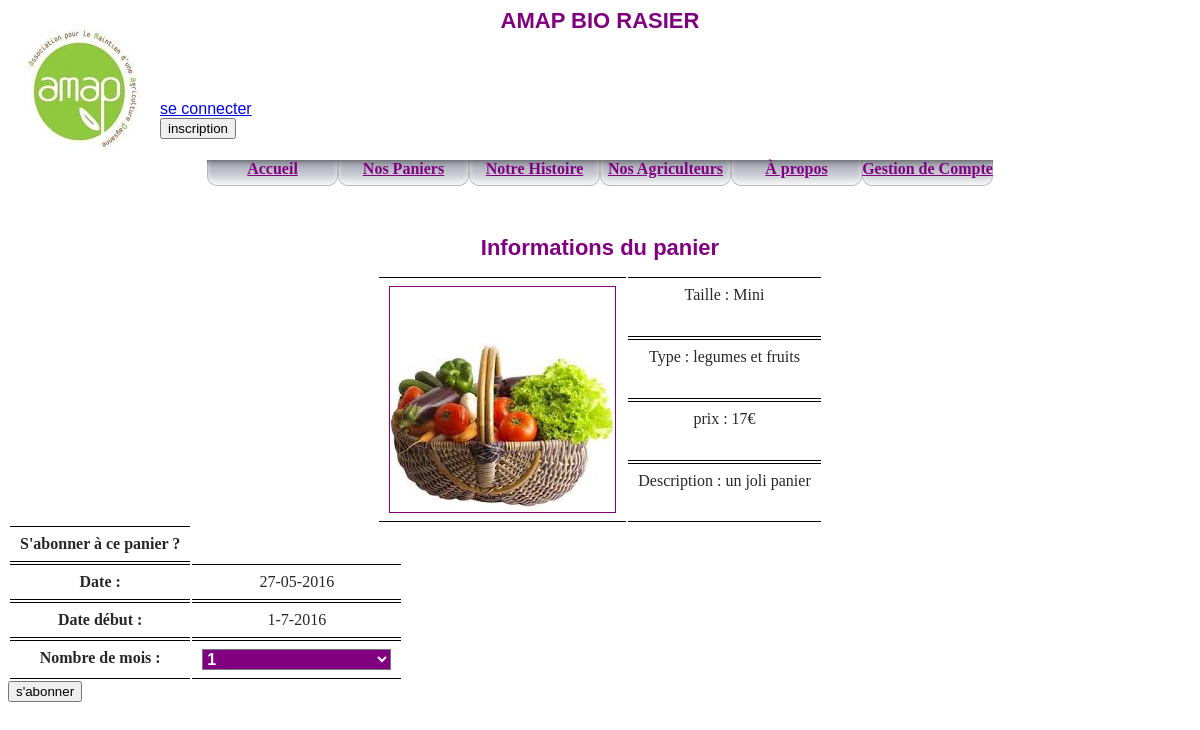
The page /index.php?section=detailpanier&idpanier=4 on the database its author committed.
### tables this page shows
CREATE TABLE IF NOT EXISTS `panier` (
  `idPanier` int(11) NOT NULL AUTO_INCREMENT,
  `descriptionPanier` varchar(150) NOT NULL,
  `idType` int(11) NOT NULL,
  `idTaille` int(11) NOT NULL,
  `prix` float NOT NULL,
  `image` varchar(100) NOT NULL,
  PRIMARY KEY (`idPanier`)
);

CREATE TABLE IF NOT EXISTS `taille_panier` (
  `idTaille` int(11) NOT NULL AUTO_INCREMENT,
  `libelleTaille` varchar(50) NOT NULL,
  PRIMARY KEY (`idTaille`)
);

CREATE TABLE IF NOT EXISTS `type_panier` (
  `idType` int(11) NOT NULL,
  `libelleType` varchar(30) NOT NULL
);

### controleur/panier.php (called while the page is built, shortened)
<?php
	include_once('modele/mod_panier.php');
	$panier = get_info_panier($_GET['idpanier']);
	$wtaille=$panier['libelleTaille'];
	$wtype=$panier['libelleType'];
	$wdescription=$panier['descriptionPanier'];
	$wimage=$panier['image'];
	$wprix=$panier['prix'];
	$jourdebut=intval(date("d"));
	$moisdebut=intval(date("m"));
	$andebut=intval(date("Y"));
	if($jourdebut >= 15)
	{
		$jourdebut=1;
		$moisdebut=$moisdebut+2;
	}else{
		$jourdebut=1;
		$moisdebut=$moisdebut+1;
	}
	$datedebut = $jourdebut."-".$moisdebut."-".$andebut;
	include_once('vue/vue_panier.php');

### modele/mod_panier.php (called while the page is built)
<?php
function get_info_panier($idpanier)
{
    global $bdd;
    $req = $bdd->prepare("SELECT * FROM panier , type_panier , taille_panier WHERE panier.idType = type_panier.idType AND panier.idTaille = taille_panier.idTaille AND idpanier = ".$idpanier." ORDER BY panier.idType");
	$req->execute();
    $panier = $req->fetch();
    return $panier;
}

### vue/vue_panier.php (the view, shortened to what this page needs)
<?php
	include "vue/vue_entete.php";
?>
<div id= 'Corps'>
	  <H1>Informations du panier</H1>
<center>
	<table id=detailpanier>
		<tr>
			<td rowspan='4'><IMG  src="vue/images/<?php echo($wimage); ?>"></td>
			<td>Taille : <?php echo($wtaille); ?></BR></td>
		</tr><tr>
			<td> Type : <?php echo($wtype); ?></BR></td>
		</tr><tr>
			<td> prix : <?php echo($wprix);?>&euro; </BR></td>
		</tr><tr>
			<td> Description : <?php echo($wdescription);?></td>
		</tr>
	</table>
</center>
<form action="index.php?" method="get" name="aboPanier">
	<table>
		<tr>
			<td><strong>S'abonner à ce panier ?</strong></td>
		</tr><tr>
			<td><label for="date"><strong>Date :</strong></label></td>
			<td><?php echo($today=date("d-m-Y")); ?></td>
		</tr><tr>
			<td><label for="debut"><strong>Date début :</strong></label></td>
			<td><?php echo ($datedebut); ?></td>
		</tr><tr>
			<td><label for="mois"><strong>Nombre de mois :</strong></label></td>
			<td><SELECT name="mois" size="1">
				<OPTION>1</OPTION>
				<OPTION>12</OPTION></td>
		</tr>
	</table>
<input type="submit" name="chocopause" value="s'abonner">
</form>
</div>
</body>
</html>

### vue/feuilleAMAP.css (style rules this page uses)
BODY, TD { color : black; font-family : arial; font-size: medium; text-align: left; background-image: url(./images/application/degrad�duswagg.PNG); background-position: center center; background-repeat: no-repeat; background-attachment: fixed; background-size: cover; -moz-background-size: 100% 100%; -o-background-size: 100% 100%; -webkit-background-size: 100% 100%; background-size: 100% 100%; margin-bottom:-20px; }
H1 { font-family : Arial; font-size: 22; color : purple; text-align: center; }
td { font-family: serif; text-align : center; color : #282828; padding-left : 10px; padding-right : 10px; padding-bottom : 8px; padding-top : 8px; vertical-align : top; border-top : thin solid black; border-bottom : thin solid black; }
td img { border: thin solid purple; }
select { color: white; background-color : Purple; width : 5cm; font-weight : bold; font-size : medium; }
input { color: Black; }
#Corps { padding-top:30px; height: 900px; }

### rows shown on the page
panier: image (picture), idTaille.libelleTaille "Mini", type_panier.libelleType "legumes et fruits", prix "17", descriptionPanier "un joli panier"

### other values the page prints
$datedebut "1-7-2016"
